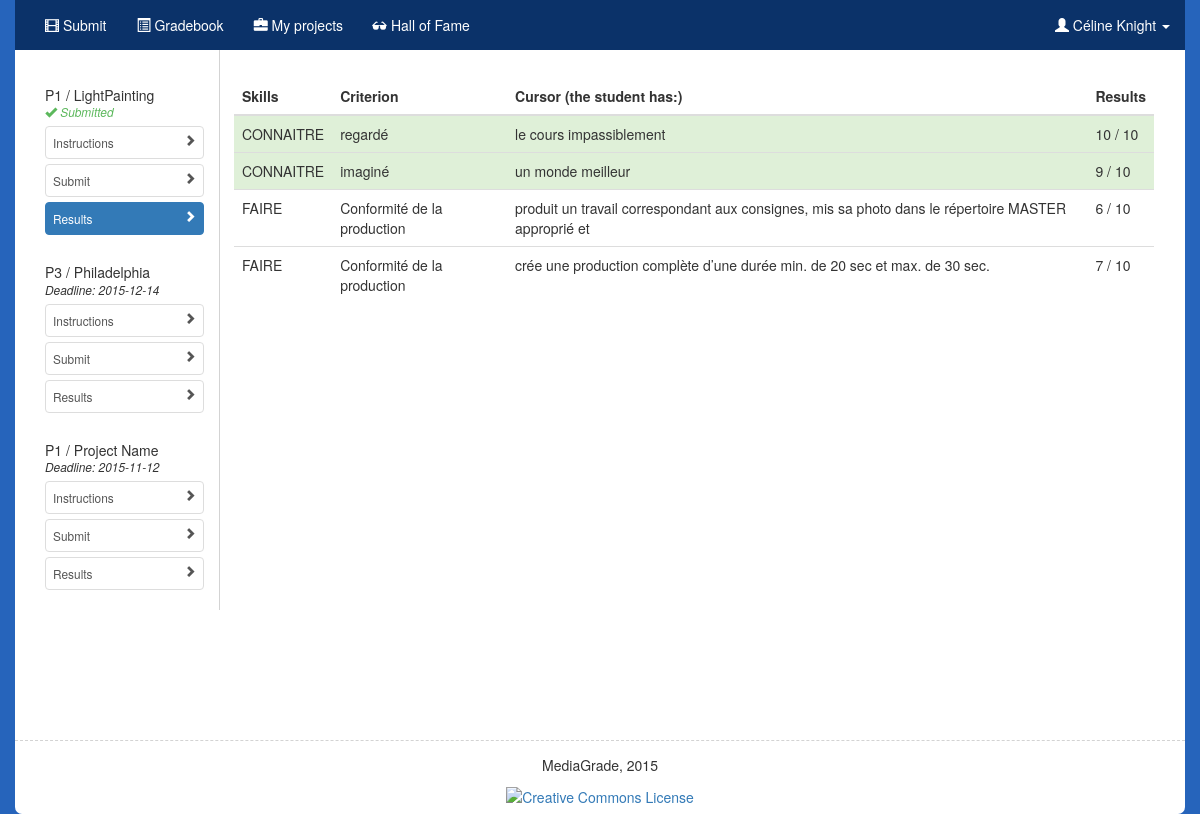
/?results=16 (signed in), run on the app's committed database.
### tables this page shows
CREATE TABLE IF NOT EXISTS `users` (
  `id` int(11) NOT NULL AUTO_INCREMENT,
  `username` varchar(20) NOT NULL,
  `email` tinytext NOT NULL,
  `hash` varchar(255) NOT NULL,
  `name` varchar(20) NOT NULL,
  `last_name` varchar(20) NOT NULL,
  `class` varchar(5) NOT NULL,
  `is_staff` tinyint(1) NOT NULL,
  PRIMARY KEY (`username`),
  KEY `id` (`id`)
);

CREATE TABLE IF NOT EXISTS `submitted` (
  `id` int(11) NOT NULL AUTO_INCREMENT,
  `user_id` int(11) NOT NULL,
  `file_path` text NOT NULL,
  `file_name` text NOT NULL,
  `answers` varchar(8000) NOT NULL,
  `project_id` int(11) NOT NULL,
  UNIQUE KEY `id` (`id`),
  KEY `id_2` (`id`)
);

CREATE TABLE IF NOT EXISTS `projects` (
  `project_id` int(11) NOT NULL AUTO_INCREMENT,
  `periode` tinyint(4) NOT NULL,
  `instructions` varchar(8000) NOT NULL,
  `deadline` date NOT NULL,
  `project_name` text NOT NULL,
  `class` text NOT NULL,
  `assessment_id` text NOT NULL,
  `auto_assessment_id` text NOT NULL,
  `assessment_type` text NOT NULL,
  `skill_id` tinytext NOT NULL,
  `extension` text NOT NULL,
  `is_activated` tinyint(1) NOT NULL DEFAULT '1',
  PRIMARY KEY (`project_id`),
  KEY `id` (`project_id`)
);

CREATE TABLE IF NOT EXISTS `results` (
  `id` mediumint(8) unsigned NOT NULL AUTO_INCREMENT,
  `user_id` mediumint(9) DEFAULT NULL,
  `project_id` mediumint(9) DEFAULT NULL,
  `skill_id` mediumint(9) DEFAULT NULL,
  `date` date NOT NULL,
  `max_grade` text,
  `user_grade` mediumint(9) DEFAULT NULL,
  PRIMARY KEY (`id`)
);

CREATE TABLE IF NOT EXISTS `assessment` (
  `id` int(11) NOT NULL AUTO_INCREMENT,
  `objective` varchar(100) NOT NULL,
  `criteria` varchar(100) NOT NULL,
  `cursor` varchar(200) NOT NULL,
  PRIMARY KEY (`id`),
  KEY `id` (`id`)
);

### templates/results.php (the view, shortened to what this page needs)
<main class="col-md-10">
    <div class="row">
        <div class="col-md-12">
    <?php if (is_array($content)):?>
        <table class="table table-hover ">
             <thead>
               <tr>
                 <th><?= LABEL_SKILLS ?></th>
                 <th><?= LABEL_CRITERION ?></th>
                 <th><?= LABEL_CURSOR ?></th>
                 <th><?= LABEL_RESULTS ?></th>
               </tr>
             </thead>
             <tbody>
           <?php foreach($content as $result)
                 {
                     $result["max_grade"] = 10;
                     $percentage = 0;
                     if ($result["user_grade"] !== 0) $percentage = ($result["user_grade"] / $result["max_grade"]) * 100;
                     $class = "";
                     if ($percentage > 79) $class = "success";
                     echo
                     (
                     "<tr class=" . $class .">"
                             . "<td>" . $result["objective"] . "</td>\n"
                             . "<td>" . $result["criteria"] . "</td>\n"
                             . "<td>" . $result["cursor"] . "</td>\n"
                             . "<td>" . $result["user_grade"] . " / " . $result["max_grade"] . "</td>\n"
                     . "</tr>"
                     );
                 }
              ?>
             </tbody>
       </table>
       </div>
   </div>
     <?php endif ?>
</main>

### templates/menu.php (shortened to what this page needs)
<nav class="navbar navbar-default navbar-fixed-top" id="menu">
    <div class="container" <?= ($_SESSION["admin"] ? 'style="background-color:#482084;"' : '') ?>>
         <div id="navbar" class="navbar-collapse collapse">
            <ul class="nav navbar-nav">
            <?php if($_SESSION["admin"]):?>
                 <li><a href="admin.php"><span class="glyphicon glyphicon-film"></span> <?= LABEL_MANAGE_PROJECTS ?> </a></li>
                 <li><a href="grade.php"><span class="glyphicon glyphicon-list-alt"></span> <?= LABEL_RATE ?></a></li>
                 <li>
                     <a href="#" class="dropdown-toggle" data-toggle="dropdown"><span class="glyphicon glyphicon-th-list"></span>  <?= LABEL_RESULTS ?>  <span class="caret"></span></a>
                     <ul class="dropdown-menu dropdown-menu">
                         <?php foreach($classes as $class): ?>
                         <li><a href="admin.php?results=<?= trim($class["class"], " ") ?>"><?= $class["class"] ?></a></li>
                         <?php endforeach ?>
                     </ul>
                 </li>
            <?php else: ?>
                 <li><a href="index.php"><span class="glyphicon glyphicon-film"></span> <?= LABEL_SUBMIT ?></a></li>
                 <li><a href="gradebook.php"><span class="glyphicon glyphicon-list-alt"></span> <?=LABEL_GRADE_BOOK ?></a></li>
                 <li><a href="gallery.php?my"><span class="glyphicon glyphicon-briefcase"></span> <?=LABEL_MY_GALLERY ?></a></li>
            <?php endif ?>
                 <li><a href="gallery.php"><span class="glyphicon glyphicon-sunglasses"></span> <?=LABEL_GALLERY ?></a></li>
            </ul>
            <ul class="nav navbar-nav navbar-right">
                 <li class="dropdown">
                     <a href="#" class="dropdown-toggle" data-toggle="dropdown"><span class="glyphicon glyphicon-user"></span> <?= $username[0]["name"] . " " . $username[0]["last_name"] ?> <span class="caret"></span></a>
                 </li>
            </ul>
         </div>
     </div>
</nav>

### templates/projects.php
<aside id="projects" class="col-md-2 bs-docs-sidebar">
<?php foreach ($projects as $project):?>
    <nav>
        <ul class="list-group small nav nav-stacked">
                <li><h5 style="margin-bottom:0"><?= "P" . $project["periode"] . " / " . $project["project_name"]?></h5>
                    <?= (!empty($project["user_id"]) ? '<span class="glyphicon glyphicon-ok" style="color:#5cb85c;"></span> <em  style="color:#5cb85c;">' . LABEL_SUBMITTED_PROJECT . '</em>' : '<em>' . 'Deadline: ' . $project["deadline"] . '</em>') ?>
                </li>
                <li>
                        <ul>
                            <li><a class="list-group-item <?php if(isset($_GET["project"])) {if($_GET["project"] == $project["project_id"]){echo("active");}};?>" href="?project=<?= $project["project_id"]?>"><span class="glyphicon glyphicon-chevron-right pull-right"></span><?= LABEL_INSTRUCTIONS ?></a></li>
                            <li> <a class="list-group-item <?php if(isset($_GET["submit"]))   {if($_GET["submit"] == $project["project_id"]){echo("active");}};?>"  href="?submit=<?= $project["project_id"]?>"><span class="glyphicon glyphicon-chevron-right pull-right"></span><?= LABEL_SUBMIT ?></a></li>
                            <li><a class="list-group-item <?php if(isset($_GET["results"])) {if($_GET["results"] == $project["project_id"]){echo("active");}};?>"  href="?results=<?= $project["project_id"]?>"><span class="glyphicon glyphicon-chevron-right pull-right"></span><?= LABEL_RESULTS ?></a></li>
                        </ul>
                </li>
        </ul>
    </nav>
<?php endforeach?>
</aside>

### public/css/styles.css (style rules this page uses)
html { overflow: -moz-scrollbars-vertical; overflow-y: scroll; }
.container { background: white; -webkit-border-radius: 0 0 7px 7px; -moz-border-radius: 0 0 7px 7px; border-radius: 0 0 7px 7px; }
.list-group-item { margin: 5px 0; padding: 7px; }
.navbar-default { -moz-box-shadow: none; -webkit-box-shadow: none; background-color: transparent; background-image: none; border: none; box-shadow: none; }
.navbar-default .navbar-nav>li>a { color: #FFF }
main { padding-bottom:5em; }
aside { padding-top:2em; border-right: lightgray solid 1px; margin-right:-1px; }
aside ul { padding-left: 0 }
aside ul li { list-style-type: none }
body { background-color: #2664BB; padding-top: 50px; }
main { padding-bottom: 2em; padding-top: 0; }
main .row:first-child, main form:first-child { padding-top:2em; }
nav .container { padding-bottom: 0; background-color: #0B3269; // background-image: url('../img/banner_av.jpg'); -webkit-border-radius: 0px; -moz-border-radius: 0px; border-radius: 0px; }
.bs-docs-sidebar { // height: 100vh; }

### public/css/sticky-footer.css (style rules this page uses)
html, body { height: 100%; }
.container { min-height: 100%; height: auto !important; height: 100%; margin: 0 auto -60px; padding-bottom: 60px; }

### data on the page
users: name "Céline", last_name "Knight"
submitted: project.periode "1", project.project_name "LightPainting"
projects: periode "3", project_name "Philadelphia", deadline "2015-12-14"
projects: periode "1", project_name "Project Name", deadline "2015-11-12"
results: assessment.objective "CONNAITRE", assessment.criteria "regardé", assessment.cursor "le cours impassiblement", user_grade "10"
results: assessment.objective "CONNAITRE", assessment.criteria "imaginé", assessment.cursor "un monde meilleur", user_grade "9", max_grade "10"
results: assessment.objective "FAIRE", assessment.criteria "Conformité de la production", assessment.cursor "produit un travail correspondant aux consignes, mis sa photo dans le répertoire MASTER approprié et", user_grade "6", max_grade "10"
results: assessment.objective "FAIRE", assessment.criteria "Conformité de la production", assessment.cursor "crée une production complète d’une durée min. de 20 sec et max. de 30 sec.", user_grade "7", max_grade "10"

### other printed values
LABEL_SUBMIT "Submit"
LABEL_GRADE_BOOK "Gradebook"
LABEL_MY_GALLERY "My projects"
LABEL_GALLERY "Hall of Fame"
LABEL_SKILLS "Skills"
LABEL_CRITERION "Criterion"
LABEL_CURSOR "Cursor (the student has:)"
LABEL_RESULTS "Results"
